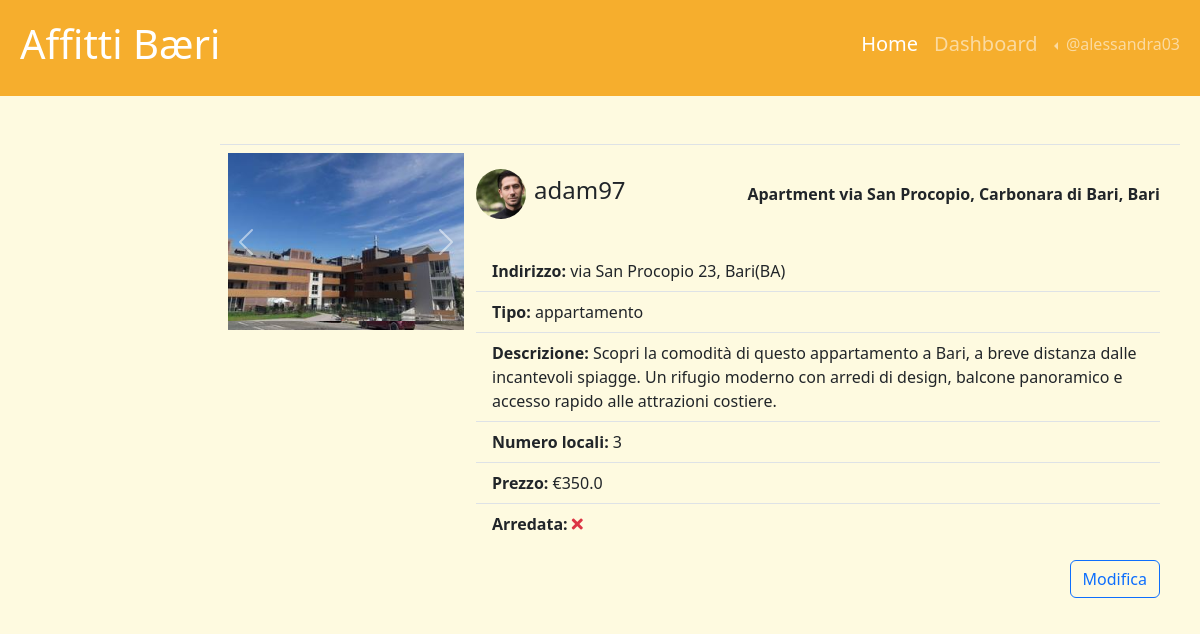
The page /edit_annuncio/16 (signed in) on the database its author committed.
### tables this page shows
CREATE TABLE "utenti" (
	"mail_utente"	TEXT NOT NULL UNIQUE,
	"username"	TEXT NOT NULL UNIQUE,
	"password"	TEXT NOT NULL,
	"immagine_profilo"	TEXT,
	"tipo"	TEXT NOT NULL,
	"ID_utente"	INTEGER NOT NULL,
	PRIMARY KEY("ID_utente" AUTOINCREMENT)
);

CREATE TABLE "foto" (
	"percorso_file"	TEXT NOT NULL,
	"ID_annuncio"	TEXT NOT NULL,
	PRIMARY KEY("percorso_file"),
	FOREIGN KEY("ID_annuncio") REFERENCES "annunci"("ID_annuncio")
);

CREATE TABLE "annunci" (
	"ID_utente"	INTEGER NOT NULL,
	"ID_annuncio"	INTEGER NOT NULL,
	"locali"	INTEGER NOT NULL,
	"tipo"	TEXT NOT NULL,
	"titolo"	TEXT NOT NULL,
	"indirizzo"	TEXT NOT NULL,
	"descrizione"	TEXT NOT NULL,
	"visibile"	INTEGER NOT NULL,
	"arredo"	INTEGER NOT NULL,
	"prezzo"	REAL NOT NULL,
	PRIMARY KEY("ID_annuncio" AUTOINCREMENT),
	FOREIGN KEY("ID_utente") REFERENCES "utenti"("ID_utente")
);

### app.py (the view)
@app.route('/edit_annuncio/<int:ID_annuncio>')
@login_required
def edit_annuncio(ID_annuncio):
    foto_db = []
    annuncio_db_result = annunci_dao.get_annuncio(ID_annuncio)
    annuncio_db = dict(annuncio_db_result)
    if annuncio_db['locali'] == 5:
        annuncio_db['locali'] ='5+'
    result = foto_dao.get_foto_by_ID_annuncio(ID_annuncio)
    for row in result:
        foto_db.append(row['percorso_file'])
    return render_template('edit_annuncio.html', annuncio=annuncio_db, foto = foto_db)

### annunci_dao.py (called while the page is built)
def get_annuncio(ID_annuncio):
    conn = sqlite3.connect('db/affitti.db')
    conn.row_factory = sqlite3.Row
    cursor = conn.cursor()
    sql = 'SELECT ID_annuncio, annunci.ID_utente, mail_utente, locali, annunci.tipo,  titolo, indirizzo, descrizione, visibile, arredo,  prezzo, username, immagine_profilo FROM annunci, utenti WHERE annunci.ID_utente = utenti.ID_utente AND ID_annuncio =  ?'
    cursor.execute(sql, (ID_annuncio,))
    post = cursor.fetchone()
    cursor.close()
    conn.close()
    return post

### app.py (called while the page is built)
@login_manager.user_loader
def load_user(ID_utente):
    db_user = utenti_dao.get_user_by_ID(ID_utente)
    if db_user is not None:
        user = User(id = db_user['ID_utente'], mail_utente=db_user['mail_utente'], username=db_user['username'],	password=db_user['password'], immagine_profilo=db_user['immagine_profilo'], tipo= db_user['tipo'])
    else:
        user = None
    return user

### foto_dao.py (called while the page is built)
def get_foto_by_ID_annuncio(ID_annuncio):
    conn = sqlite3.connect('db/affitti.db')
    conn.row_factory = sqlite3.Row
    cursor = conn.cursor()
    sql = 'SELECT percorso_file FROM foto WHERE ID_annuncio = ?'
    cursor.execute(sql, (ID_annuncio,))
    post = cursor.fetchall()
    cursor.close()
    conn.close()
    return post

### utenti_dao.py (called while the page is built)
def get_user_by_ID(ID_utente):
    conn = sqlite3.connect('db/affitti.db')
    conn.row_factory = sqlite3.Row
    cursor = conn.cursor()
    sql = 'SELECT * FROM utenti WHERE ID_utente = ?'
    cursor.execute(sql, (ID_utente,))
    user = cursor.fetchone()
    cursor.close()
    conn.close()
    return user

### templates/edit_annuncio.html (shortened to what this page needs)
{% extends "base.html" %}
{% block home_active %}active{% endblock %}
{% block content %}
<div class="container-fluid mt-4">
  <div class="row justify-content-end">
    <main class="col-lg-10 col-md-12">
      <div class="row border-top p-2 mx-2">
        <div class="col-lg-3 col-md-6 col-sm-12 px-0">
          <div id="carouselExample" class="carousel slide">
            <div class="carousel-inner">
              {%for immagine in foto%}
              <div class="carousel-item active {% if loop.index == 1 %}active{%endif%}">
                <img src="{{ url_for('static', filename= immagine ) }}" class="d-block w-100" alt="Questa è un immagine dell'annuncio">
              </div>
              {% endfor %}
            </div>
            <button class="carousel-control-prev" type="button" data-bs-target="#carouselExample" data-bs-slide="prev">
              <span class="carousel-control-prev-icon" aria-hidden="true"></span>
            </button>
            <button class="carousel-control-next" type="button" data-bs-target="#carouselExample" data-bs-slide="next">
              <span class="carousel-control-next-icon" aria-hidden="true"></span>
            </button>
          </div>
        </div>
        <div class="col-lg-9 col-md-6 col-sm-12">
          <section class="d-flex align-items-center mt-2 mb-4">
            <div><img class="usrimg rounded-circle" src="{{ url_for('static', filename= annuncio.immagine_profilo ) }}"
                alt="Questa è l'immagine dell'utente {{ annuncio.username |e }}"></div>
            <div>
              <h4 class="username">{{ annuncio.username | e }}</h4>
            </div>
            <div class="flex-grow-1 text-end">
              <strong>{{ annuncio.titolo | e }}</strong>
            </div>
          </section>
          <ul class="list-group list-group-flush pb-3">
            <li class="list-group-item"><strong>Indirizzo: </strong>{{ annuncio.indirizzo |e }} </li>
            <li class="list-group-item"><strong>Tipo: </strong>{{ annuncio.tipo |e }} </li>
            <li class="list-group-item"><strong>Descrizione: </strong>{{ annuncio.descrizione |e }} </li>
            <li class="list-group-item"><strong>Numero locali: </strong>{{ annuncio.locali |e }} </li>
            <li class="list-group-item"><strong>Prezzo: </strong>€{{ annuncio.prezzo |e }} </li>
            <li class="list-group-item"><strong>Arredata: </strong> {% if annuncio.arredo == 1 %}<i class="fas fa-check text-success"></i> {% else %} <i class="fas fa-times text-danger"></i>{% endif%} </li>
        </ul>
        <div class="flex-grow-1 text-end">
          <button class="btn btn-outline-primary" data-bs-toggle="modal" data-bs-target="#createModal" >Modifica</button>
        </div>
        </div>
      </div>
    </main>
    </div>
  </div>
{% endblock %}

### templates/base.html (shortened to what this page needs)
<!doctype html>
<html lang="en">
<head>
  <link href="https://cdn.jsdelivr.net/npm/bootstrap@5.3.2/dist/css/bootstrap.min.css" rel="stylesheet"
>
  <link rel="stylesheet" href="https://cdn.jsdelivr.net/npm/bootstrap-icons@1.11.2/font/bootstrap-icons.min.css">
  <link rel="stylesheet" href="{{ url_for('static', filename='style.css') }}">
  <link rel="stylesheet" href="https://cdnjs.cloudflare.com/ajax/libs/font-awesome/5.15.3/css/all.min.css">
</head>
<body>
  <header id="myheader">
    <nav class="navbar navbar-dark navbar-expand-lg mynavbar">
      <div class="container-fluid">
        <h1 class="ps-2"><a class="my_color_text link link-underline link-underline-opacity-0 nav_text" aria-current="page"
          href="/">Affitti Bæri</a></h1>
        <div class="collapse navbar-collapse" id="navbarSupportedContent">
          <ul class="navbar-nav ms-auto">
            <li class="nav-item">
              <h5><a class="nav-link {%block home_active%}{% endblock %}" aria-current="page" href="/">Home</a></h5>
            </li>
            {% if current_user.is_authenticated %}
            <li class="nav-item">
              <h5><a class="nav-link {%block about_active%}{% endblock %}" href="{{ url_for('profilo') }}">Dashboard</a></h5>
            </li>
            <li class="nav-item dropdown dropstart">
              <a class="nav-link dropdown-toggle" href="#" role="button" data-bs-toggle="dropdown"
                aria-expanded="false">
                @{{current_user.username}}
              </a>
            </li>
            {% else %}
            <li class="nav-item">
              <h5><a class="nav-link {%block signup_active%}{% endblock %}" aria-current="page"
                href="{{ url_for('iscriviti') }}">Iscriviti</a></h5>
            </li>
            {% endif %}
          </ul>
        </div>
      </div>
    </nav>
  </header>
  <div class="container-fluid mt-4">
    <div class="row">
      {%block content %}{% endblock %}
    </div>
  </div>
</body>
</html>

### static/style.css (style rules this page uses)
.usrimg { display: inline; height: 50px; vertical-align: middle; margin: 0.5rem 0.5rem 0.5rem 0rem; }
.mynavbar { background-color: #f6ae2d; height: 6rem; }
.username { font-weight: 100; }
body { background-color: #fefae0; }
.my_color_text { color: #ffffff; }
.list-group-item { background-color: #fefae0; }
#myheader h1 { color: #fefae0; }

### rows shown on the page
utenti: username "alessandra03"
foto: percorso_file (picture)
utenti: immagine_profilo+username (picture), username "adam97"
annunci: titolo "Apartment via San Procopio, Carbonara di Bari, Bari", indirizzo "via San Procopio 23, Bari(BA)", tipo "appartamento", descrizione "Scopri la comodità di questo appartamento a Bari, a breve distanza dalle incantevoli spiagge. Un rifugio moderno con arredi di design, balcone panoramico e accesso rapido alle attrazioni costiere.", locali "3", prezzo "350.0"
